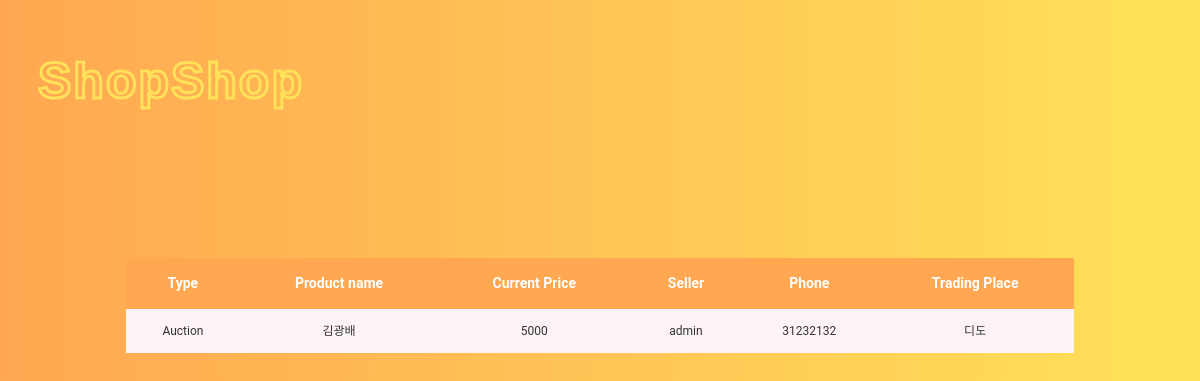
Before: /wishlist/ (signed in) with the older database file.
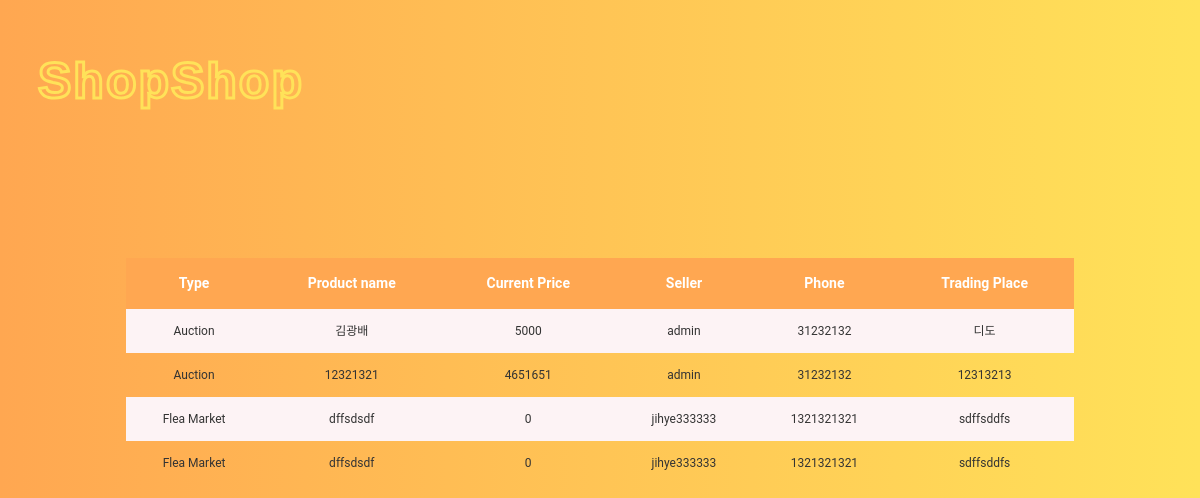
After: the same page with the newer database file.
### home/models.py (models this page shows)
class Wishlist(models.Model):
	userid = models.ForeignKey(User, on_delete=models.CASCADE)
	pid = models.ForeignKey(Product, on_delete=models.CASCADE)

class Product(models.Model):
	SELLTYPES = (('F', 'Flea'), ('A', 'Auction'))
	selltype = models.CharField(max_length=1, default='F', choices=SELLTYPES)
	STATUSTYPES = (('S', 'Sold'), ('E', 'Expired'), ('R', 'Running')) # 팔림, 안팔림, 현재진행형
	statustype = models.CharField(max_length=1, default='R', choices=STATUSTYPES)
	EXPIREDATE = ((datetime.now() + timedelta(days=3), '3 Days'), (datetime.now() + timedelta(days=7), '7 days'),
	(datetime.now() + timedelta(days=30), '30 days'))
	expire = models.DateTimeField(default=datetime.now() + timedelta(days=1), choices=EXPIREDATE)
	highest_price = models.IntegerField(default=0) # auction이더라도 천장 가격 내면 바로 살 수 있게 하자
	basic_price =  models.IntegerField(default=0) #옥션이라도 최저가 쓰게 하자
	current_price = models.IntegerField(default=0) # 마지막 가격이기도 하지
	buyer = models.ForeignKey(User, on_delete=models.SET_NULL, related_name='buyer', null=True)
	seller = models.ForeignKey(User, on_delete=models.CASCADE, related_name='seller')
	pid = models.AutoField(primary_key=True)
	name = models.CharField(max_length=300)
	place = models.CharField(max_length=300)
	photo = models.ImageField(blank=True, null=True) #https://wayhome25.github.io/django/2017/05/10/media-file/
	category = models.ForeignKey(Category, on_delete=models.SET_NULL, null=True)
	explanation = models.CharField(max_length=1000, null=True) # string field 같은 게 있었나?? 찾아보기

class User(models.Model): # seller buyer 구분하지 말고 걍 둘다 가능하게 해
	rating = models.IntegerField(default=0)
	userid = models.CharField(max_length=20, primary_key=True)
	pw = models.CharField(max_length=20) # min length  같은 건 js 단에서 처리하기
	username = models.CharField(max_length=100)
	phone = models.CharField(max_length=30)

### home/views.py (the view)
# urls.py: path('wishlist/', views.wishlist, name='wishlist'),
def wishlist(request):
	userid = request.session.get('userid', False)
	if userid == False : # 로그인 안되어있으면
		return redirect('/login')
	wishlist = Wishlist.objects.filter(userid__userid=userid,pid__expire__gte=timezone.now())
	return render(request, 'home/wishlist.html', {'type':'wishlist','wishlist':wishlist})

### home/templates/home/wishlist.html (shortened to what this page needs)
{% load static %}
<!DOCTYPE html>
<html lang="en" dir="ltr">
  <head>
    <link rel="stylesheet" href="{% static 'home/style_product_list.css' %}">
  </head>
  <body>
        <header class="main_header">
          <h1>ShopShop</h1>
        </header>
    <table class="table-area">
    <thead>
    <tr>
      {% if type == "wishlist" %}
        <th scope="cols">Type</th>
        <th scope="cols">Product name</th>
        <th scope="cols">Current Price</th>
        <th scope="cols">Seller</th>
        <th scope="cols">Phone</th>
        <th scope="cols">Trading Place</th>
      {% else %}
      <th scope="cols">Product name</th>
      <th scope="cols">Current Price</th>
      <th scope="cols">Wish list Person</th>
      <th scope="cols">Status</th>
      <th scope="cols">History</th>
      {% endif %}
    </tr>
    </thead>
    <tbody>
      {% if type == "wishlist" %}
        {% for obj in wishlist %}
      <tr onclick="window.open('{% url 'detail' obj.pid.pid %}')">
        {% if forloop.counter|divisibleby:2 %}
        <td>
          {% if obj.pid.selltype == "A" %} Auction
          {% else %} Flea Market {% endif %}
        </td>
        <td> {{ obj.pid.name }} </td>
        <td> {{obj.pid.current_price}} </td>
        <td> {{ obj.pid.seller.username }} </td>
        <td> {{ obj.pid.seller.phone }} </td>
        <td> {{ obj.pid.place }} </td>
        {% else %}
        <td class=even>
            {% if obj.pid.selltype == "A" %} Auction
            {% else %} Flea Market {% endif %}
        </td>
        <td class=even> {{ obj.pid.name }} </td>
        <td class=even> {{obj.pid.current_price}} </td>
        <td class=even> {{ obj.pid.seller.username }} </td>
        <td class=even> {{ obj.pid.seller.phone }} </td>
        <td class=even> {{ obj.pid.place }} </td>
        {% endif %}
      </tr>
      {% endfor %}
      {% endif %}
    </tbody>
  </table>
  </body>
</html>

### home/static/home/style_product_list.css (style rules this page uses)
:root { --shadow: 0 1px 5px rgba(104, 104, 104, 0.8); }
body { background: #ffe259; background: -webkit-linear-gradient(to right, #ffa751, #ffe259); background: linear-gradient(to right, #ffa751, #ffe259); text-align: center; }
.main_header { text-align:left; font-size:25px; font-family:sans-serif; color:#ffe259; letter-spacing: 2px; padding: 10px 20px 40px 30px; -webkit-text-fill-color:transparent; -webkit-text-stroke-width:3px; }
table.table-area { font-family: "Roboto", sans-serif; border-collapse: collapse; width: 80%; text-align: center; line-height: 1.5; margin: 75px; margin-left: auto; margin-right: auto; }
table.table-area thead th { padding: 15px; font-weight: bold; vertical-align: top; color: #FFFFFF; background: #ffa751; margin: 20px 10px; font-size: 14px; }
table.table-area td { font-size: 12px; color: #333333; padding: 13px; vertical-align: top; }
table.table-area .even { background: #fdf3f5; }

Changed rows visible on the page:
added Wishlist: shows "Auction", pid.name "12321321", pid.current_price "4651651", pid.seller.username "admin", pid.seller.phone "31232132", pid.place "12313213"
added Wishlist: shows "Flea Market", pid.name "dffsdsdf", pid.current_price "0", pid.seller.username "jihye333333", pid.seller.phone "1321321321", pid.place "sdffsddfs"
added Wishlist: shows "Flea Market", pid.name "dffsdsdf", pid.current_price "0", pid.seller.username "jihye333333", pid.seller.phone "1321321321", pid.place "sdffsddfs"
